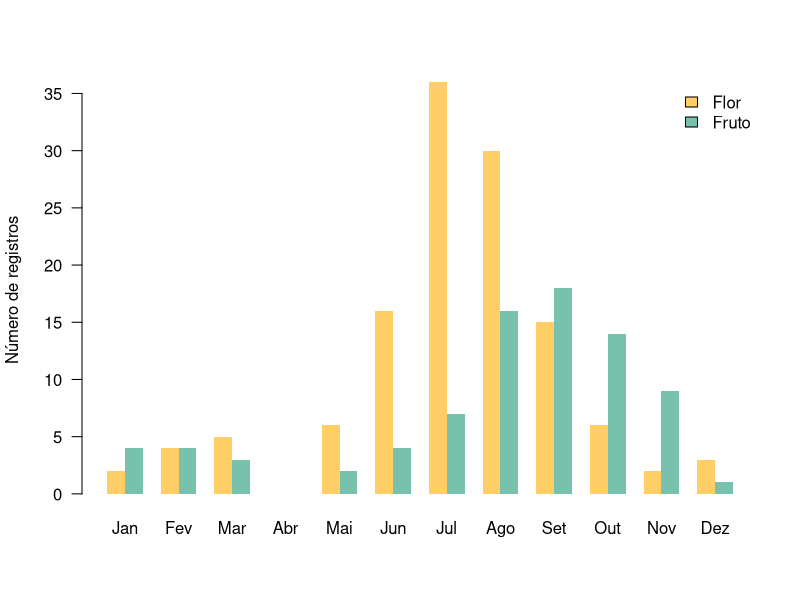
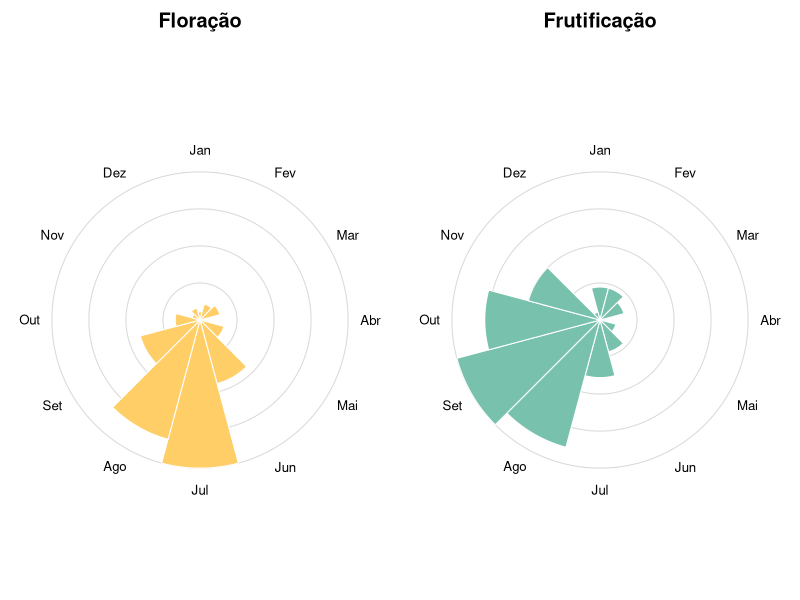

Here is the R script that generated these plots, in order:
## ---- chunk 1
set.seed(921)
n <- 240
mes_fl <- sample(1:12, n, replace = TRUE, prob = c(1, 1, 1, 1, 2, 4, 9, 12, 8, 3, 1, 1))
fen <- sample(c("flor", "fruto", "esteril", "ambos"), n, replace = TRUE, prob = c(.40, .25, .25, .10))
mes <- ifelse(fen == "fruto", (mes_fl + 1) %% 12 + 1, mes_fl)   # frutos ~2 meses depois

modelos <- list(
  flor    = c("Árvore 15 m, flores amarelas.", "fl. amarelas", "Com flores.", "Botões e flores abertas.", "Floração intensa, sem folhas."),
  fruto   = c("Frutos imaturos.", "fr. verdes", "Árvore com frutos maduros, deiscentes.", "Frutificando."),
  ambos   = c("Flores e frutos.", "fl. e fr. jovens"),
  esteril = c("Material estéril.", "Árvore 20 m, DAP 40 cm.", "", "Ramo estéril, folhas compostas.")
)
reg <- data.frame(
  scientificName    = "Espécie hipotética",
  monthCollected    = mes,
  stateProvince     = sample(c("Amazonas", "Pará", "Acre", "Rondônia", "Mato Grosso"), n, replace = TRUE),
  occurrenceRemarks = vapply(fen, function(f) sample(modelos[[f]], 1), "")
)
head(reg)
## ---- chunk 2
txt <- tolower(reg$occurrenceRemarks)

termos_flor  <- c("\\bflor", "\\bfl\\.", "\\bflower", "\\bbot[aã]o", "\\bbot[oõ]es", "\\bflora[cç][aã]o", "\\bantese")
termos_fruto <- c("\\bfrut", "\\bfr\\.", "\\bfruit")

reg$flor  <- grepl(paste(termos_flor,  collapse = "|"), txt)
reg$fruto <- grepl(paste(termos_fruto, collapse = "|"), txt)

# registros sem mês ou sem informação de fenologia não entram no calendário
reg <- subset(reg, !is.na(monthCollected) & monthCollected %in% 1:12)
c(total = nrow(reg), com_flor = sum(reg$flor), com_fruto = sum(reg$fruto),
  sem_info = sum(!reg$flor & !reg$fruto))
## ---- chunk 3
meses <- c("Jan", "Fev", "Mar", "Abr", "Mai", "Jun", "Jul", "Ago", "Set", "Out", "Nov", "Dez")

calendario <- data.frame(
  mes   = factor(meses, levels = meses),
  flor  = tabulate(reg$monthCollected[reg$flor],  nbins = 12),
  fruto = tabulate(reg$monthCollected[reg$fruto], nbins = 12),
  total = tabulate(reg$monthCollected,            nbins = 12)
)
calendario
## ---- chunk 4
calendario$prop_flor  <- round(calendario$flor  / calendario$total, 2)
calendario$prop_fruto <- round(calendario$fruto / calendario$total, 2)
calendario[, c("mes", "prop_flor", "prop_fruto")]
## ---- chunk 5
#| fig-cap: "Número de registros de herbário com flores e com frutos em cada mês."
#| fig-height: 4.5
cores <- c(flor = "#ffce67", fruto = "#78c2ad")
barplot(t(as.matrix(calendario[, c("flor", "fruto")])), beside = TRUE,
        names.arg = meses, col = cores, border = NA, las = 1,
        ylab = "Número de registros", legend.text = c("Flor", "Fruto"),
        args.legend = list(x = "topright", bty = "n"))
## ---- chunk 6
#| fig-cap: "Calendário fenológico circular: o comprimento de cada barra é proporcional ao número de registros no mês."
#| fig-width: 9
#| fig-height: 4.8
calendario_circular <- function(contagem, cor, titulo = "") {
  ang <- pi / 2 - (0:11) * 2 * pi / 12            # janeiro no topo, sentido horário
  r   <- contagem / max(contagem)
  plot(NA, xlim = c(-1.25, 1.25), ylim = c(-1.25, 1.25), asp = 1, axes = FALSE,
       xlab = "", ylab = "", main = titulo)
  for (k in c(.25, .5, .75, 1)) symbols(0, 0, circles = k, inches = FALSE, add = TRUE, fg = "grey85")
  for (i in 1:12) {
    a <- seq(ang[i] + pi / 12, ang[i] - pi / 12, length.out = 20)
    polygon(c(0, r[i] * cos(a), 0), c(0, r[i] * sin(a), 0), col = cor, border = "white")
  }
  text(1.15 * cos(ang), 1.15 * sin(ang), meses, cex = 0.8)
}

par(mfrow = c(1, 2), mar = c(0, 0, 2, 0))
calendario_circular(calendario$flor,  cores["flor"],  "Floração")
calendario_circular(calendario$fruto, cores["fruto"], "Frutificação")
## ---- chunk 7
media_circular <- function(m) {
  ang <- (m - 0.5) * 2 * pi / 12
  C <- mean(cos(ang)); S <- mean(sin(ang))
  ang_medio <- atan2(S, C) %% (2 * pi)
  c(mes_medio = round(ang_medio * 12 / (2 * pi) + 0.5, 1), r = round(sqrt(C^2 + S^2), 2))
}

rbind(Floração     = media_circular(reg$monthCollected[reg$flor]),
      Frutificação = media_circular(reg$monthCollected[reg$fruto]))
